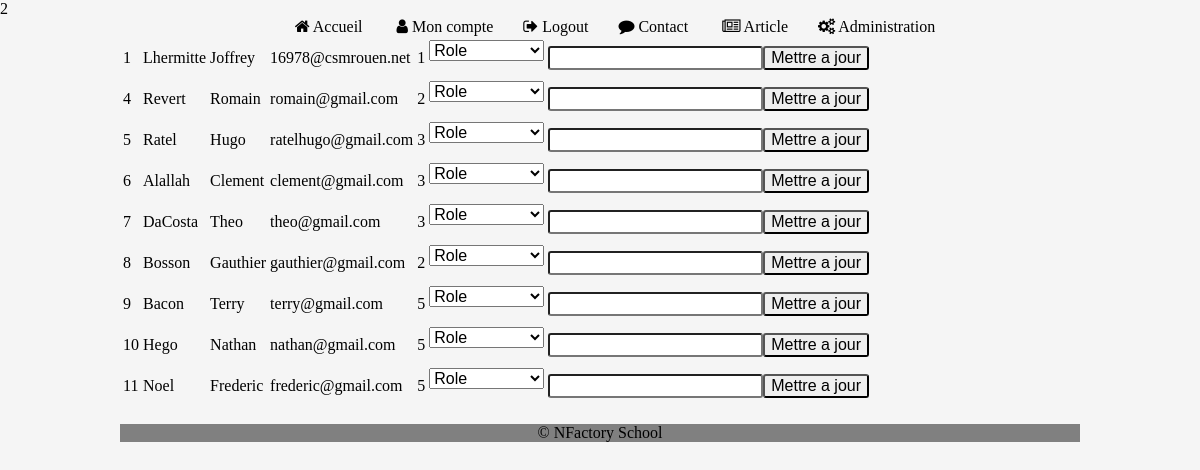
Page /index.php?page=admin (signed in) on the committed database.
### tables this page shows
CREATE TABLE `t_users` (
  `ID_USER` int(11) NOT NULL,
  `USERNAME` varchar(45) NOT NULL,
  `USERFNAME` varchar(45) DEFAULT NULL,
  `USERMAIL` varchar(255) NOT NULL,
  `USERPASSWORD` char(40) NOT NULL,
  `USERDATEINS` datetime DEFAULT NULL,
  `T_ROLES_ID_ROLE` int(11) NOT NULL
);

### include/admin.inc.php (the view, shortened to what this page needs)
<?php
if(isset($_SESSION['admin'])){
    if($_SESSION['admin']==1) {
        $db=connectionPDO('localhost' , 'NFactoryBlog' , 'root' , '');
        $requete = "SELECT * FROM t_users";
        $result = $db ->query($requete);
        echo "<table>";
        while ($donnees = $result ->fetch()) {
            echo("<tr><td>" . $donnees['ID_USER'] . "</td>" . "<td>" . $donnees['USERNAME'] . "</td>" . "<td>" . $donnees['USERFNAME'] . "</td>" . "<td>" . $donnees['USERMAIL']
                . "</td>" . "<td>" . $donnees['T_ROLES_ID_ROLE'] . "</td>" . "<td>" . "<form method='post' action='#'>" . "<select name='select'><option value='0'>Role</option><option value='1'>Super Admin</option>
                <option value='2'>Admin</option><option value='3'>Modérateur</option><option value='4'>Rédacteur</option><option value='5'>Utilisateur</option>
                </select> " . "</td>" . "<td>" . "<input type='text' name='id'>" . "<input type='submit' value='Mettre a jour' name='formulaire'>" . "</form>" . "</td>" . "</tr>");
        }
        echo("</table>");
    }
} else {
    echo "erreur";
}

### index.php (shortened to what this page needs)
<?php
include_once("./function/callPage.php");
?>
<!DOCTYPE html>
<html lang="fr">
<head>
    <link rel="stylesheet" href="./assets/css/normalize.css">
    <link rel="stylesheet" href="./assets/css/style.css">
    <link href="https://maxcdn.bootstrapcdn.com/font-awesome/4.7.0/css/font-awesome.min.css" rel="stylesheet">
</head>
<body>
    <div id="main">
    <?php
    callPage();
    ?>
    </div>
</body>
</html>

### include/header.php (shortened to what this page needs)
<header>
    <ul>
        <li><a href="index.php?page=accueil"><i class="fa fa-home" aria-hidden="true"></i> Accueil</a></li>
        <?php
        if (!isset($_SESSION['login'])) {
            echo("<li><a href=\"index.php?page=inscription\"><i class=\"fa fa-address-book\" aria-hidden=\"true\"></i> Inscription</a></li>");
            echo("<li><a href=\"index.php?page=authentification\"><i class=\"fa fa-sign-in\" aria-hidden=\"true\"></i> Login</a></li>");
            echo("<li><a href=\"index.php?page=contact\"><i class=\"fa fa-comment\" aria-hidden=\"true\"></i> Contact</a></li>");
        } else {
            echo("<li><a href=\"index.php?page=monCompte\"><i class=\"fa fa-user\" aria-hidden=\"true\"></i> Mon compte</a></li>");
            echo("<li><a href=\"index.php?page=logout\"><i class=\"fa fa-sign-out\" aria-hidden=\"true\"></i> Logout</a></li>");
            echo("<li><a href=\"index.php?page=contact\"><i class=\"fa fa-comment\" aria-hidden=\"true\"></i> Contact</a></li>");
        }
        ?>
        <?php
            if(isset($_SESSION['admin'])&& $_SESSION['admin']==1){
                echo("<li><a href=\"index.php?page=article\"><i class=\"fa fa-newspaper-o\" aria-hidden=\"true\"></i> Article</a></li>");
                echo("<li><a href=\"index.php?page=admin\"><i class=\"fa fa-cogs\" aria-hidden=\"true\"></i> Administration</a></li>");
            }
        ?>
    </ul>
</header>

### function/callPage.php
<?php
function callPage () {
    include_once("./include/header.php");
    if (isset($_GET['page']) && $_GET['page'] != "") {
        $page = $_GET['page'];
    }
    elseif($_SERVER['PHP_SELF']==="/blog/index.php"){
        $page="accueil";
    }
    else {
        $page = "default";
    }
    $page = "./include/" . $page . ".inc.php";
    $incFiles=glob("./include/*.inc.php");
    if(in_array($page,$incFiles)){
        include($page);
    } else {
        include("./include/default.inc.php");
    }
    include_once("./include/footer.php");
}

### include/footer.php
<footer>
    <p class="footer" style="text-align: center;">
<?php
echo("&copy; NFactory School");
?>
    </p>
</footer>

### assets/css/style.css (style rules this page uses)
body { background-color: whitesmoke; }
ul { margin:0; padding:0; }
ul li { display:inline-block; margin-left: 30px; }
ul li a { text-decoration: none; color:black; }
div#main { width:960px; margin:auto; text-align: center; height: 900px; }
footer { background-color: grey; }
input { border-radius: 3px; }
p { text-align: justify; }

### rows in the picture
t_users: ID_USER "1", USERNAME "Lhermitte", USERFNAME "Joffrey", USERMAIL "16978@csmrouen.net", T_ROLES_ID_ROLE "1"
t_users: ID_USER "4", USERNAME "Revert", USERFNAME "Romain", USERMAIL "romain@gmail.com", T_ROLES_ID_ROLE "2"
t_users: ID_USER "5", USERNAME "Ratel", USERFNAME "Hugo", USERMAIL "ratelhugo@gmail.com", T_ROLES_ID_ROLE "3"
t_users: ID_USER "6", USERNAME "Alallah", USERFNAME "Clement", USERMAIL "clement@gmail.com", T_ROLES_ID_ROLE "3"
t_users: ID_USER "7", USERNAME "DaCosta", USERFNAME "Theo", USERMAIL "theo@gmail.com", T_ROLES_ID_ROLE "3"
t_users: ID_USER "8", USERNAME "Bosson", USERFNAME "Gauthier", USERMAIL "gauthier@gmail.com", T_ROLES_ID_ROLE "2"
t_users: ID_USER "9", USERNAME "Bacon", USERFNAME "Terry", USERMAIL "terry@gmail.com", T_ROLES_ID_ROLE "5"
t_users: ID_USER "10", USERNAME "Hego", USERFNAME "Nathan", USERMAIL "nathan@gmail.com", T_ROLES_ID_ROLE "5"
t_users: ID_USER "11", USERNAME "Noel", USERFNAME "Frederic", USERMAIL "frederic@gmail.com", T_ROLES_ID_ROLE "5"
